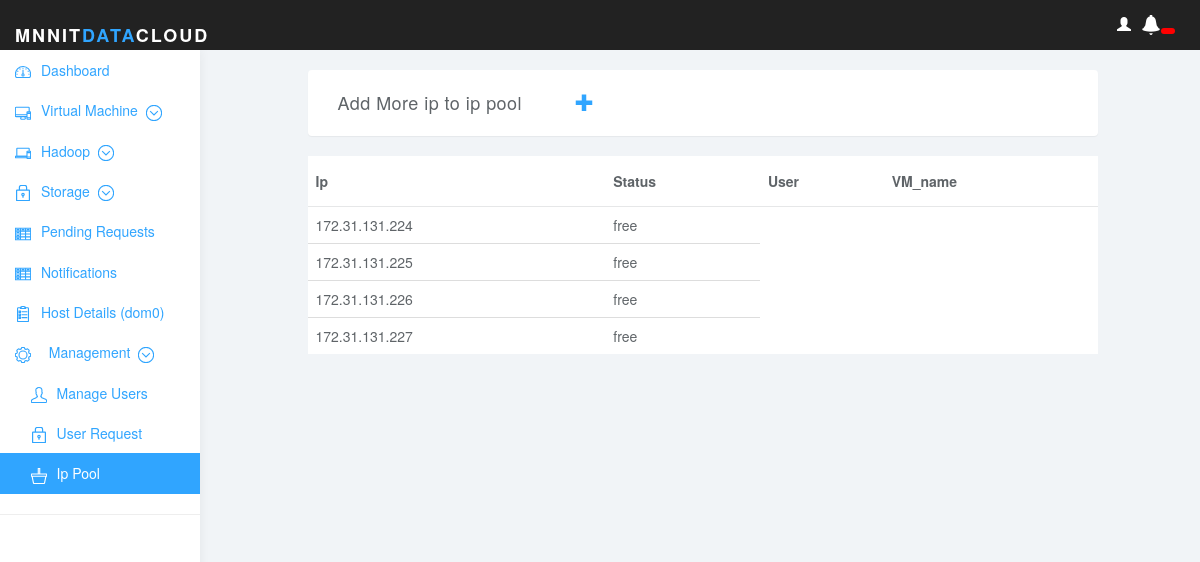
The app's page /ip_pool.php (signed in) with its own data.
### tables this page shows
CREATE TABLE `ip_pool` (
  `ip` varchar(16) NOT NULL,
  `status` varchar(10) DEFAULT NULL
);

### ip_pool.php (the view, shortened to what this page needs)
<?php
	require_once "header.php";
	$db = getDBConnection();
?>
<div class="row">
	<div class="col-sm-1"></div>
	<div class="col-sm-2">
		<?php include "navigation_bar.php";?>
	</div>
	<div class="col-sm-8">
		<br>
		<div class="panel">
			<div class="panel-heading">
				<div class="col-sm-4"> Add More ip to ip pool</div>
				<a class="glyphicon glyphicon-plus" data-toggle="collapse" href="#fill-collapse"></a>
			</div>
		</div>
		<table class="table">
			<thead class="thread-inverse">
				<tr>
					<th>Ip</th>
					<th>Status</th>
					<th>User</th>
					<th>VM_name</th>
				</tr>
			</thead>
			<tbody>
				<?php
				$query1="SELECT p.ip,p.status FROM ip_pool p WHERE p.ip NOT IN (SELECT ip FROM VMdetails)";
				$stmt=$db->prepare($query1);
				$stmt->execute();
				while($row=$stmt->fetch()){
					echo '<tr><td>'.$row['ip'].'</td>';
					echo '<td> free </td>';
					echo '</tr>';
				}
				?>
			</tbody>
		</table>
	</div>
	<div class="col-sm-1"></div>
</div>

### css/styles.css (style rules this page uses)
body { background: #f1f4f7; padding-top: 50px; color: #5f6468; }
a, a:hover, a:focus { color: #30a5ff; }
.panel { border: 0; }
.panel-heading { font-size: 18px; font-weight: 300; letter-spacing: 0.025em; height: 66px; line-height: 45px; }
.panel-heading .glyphicon { margin-right: 10px; }
.table { background: #fff; }
.table>thead>tr>th { border-bottom: 1px solid #e6e7e8; vertical-align: middle; height: 50px; }

### records on screen
ip_pool: ip "172.31.131.224"
ip_pool: ip "172.31.131.225"
ip_pool: ip "172.31.131.226"
ip_pool: ip "172.31.131.227"
